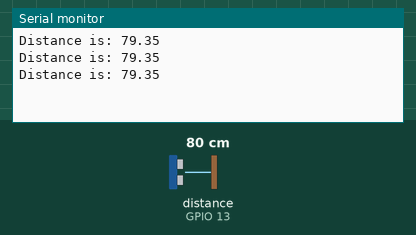
A sketch run on a simulated ESP32. Shown: the last lines printed to the serial monitor. Wiring (inferred from the names in the program): ultrasonic range finder: trigger GPIO 12; echo GPIO 13. The inputs (shaded band) are chosen by the test bench; at power-on: distance to the obstacle (sensor on GPIO 13) 80 cm. The echo pulse lasts 58.3 µs per cm; nothing arrives over Bluetooth unless stated.

Above: at 1.2 s.
1.3 s: distance to the obstacle (sensor on GPIO 13) set to 2 cm
At 1.88 s:
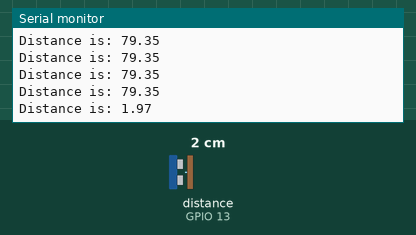
2.8 s: distance to the obstacle (sensor on GPIO 13) set to 4 cm
At 3.08 s:
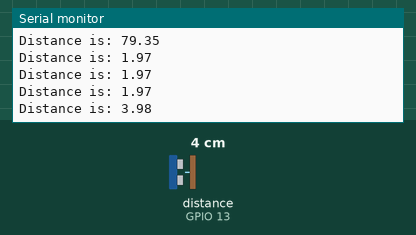
Timing chart, 0 to 5.8 s (numbered marks = the images above; inputs shaded):
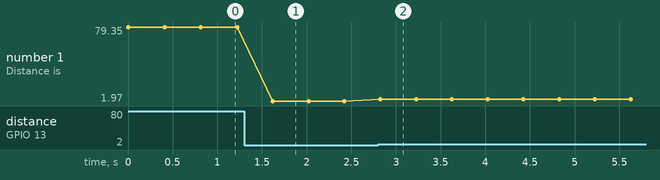

The sketch:

notifications_code_essa_march13.ino
```cpp
//Importing the necessary library for bluetooth:
#include "BluetoothSerial.h"

//Properly enables bluetooth:
#if !defined(CONFIG_BT_ENABLED) || !defined(CONFIG_BLUEDROID_ENABLED)
#error Bluetooth is not enabled! Please run make menuconfig to and enable it
#endif

//Instanciates the BluetoothSerial object:
BluetoothSerial SerialBT;

const int trigpin = 12;
const int echopin = 13;

float distance;
long duration;

void setup() {
  pinMode(trigpin,OUTPUT);
  pinMode(echopin,INPUT);

  Serial.begin(115200);                                                       //Making the communication rate correct
  SerialBT.begin("Smartbox"); //Bluetooth device name                         //Naming the device
  //Serial.println("The device started, now you can pair it with bluetooth!");  //Message saying


}

void loop() {
    digitalWrite(trigpin,LOW);
    delay(0.005);

    digitalWrite(trigpin,HIGH);
    delay(0.010);
    digitalWrite(trigpin,LOW);

    duration = pulseIn(echopin,HIGH);
    distance = (duration/2)*0.03402778l;

    Serial.print("Distance is: ");
    Serial.println(distance);

    //SerialBT.print("Distance is: ");
    //SerialBT.println(distance);

    if(distance < 10){
      SerialBT.print("d");
      delay(400);
    }
    else{
      SerialBT.print("n");
      delay(400);
    }


}
```

Measured:
- after the input at 1.3 s, the serial monitor: prints a new line after 0.32 s (image 1)
- after the input at 2.8 s, the serial monitor: prints a new line at once (image 2)
- plotted number 1: 79.35 → 1.97 after the input at 1.3 s, 1.97 → 3.98 after the input at 2.8 s
